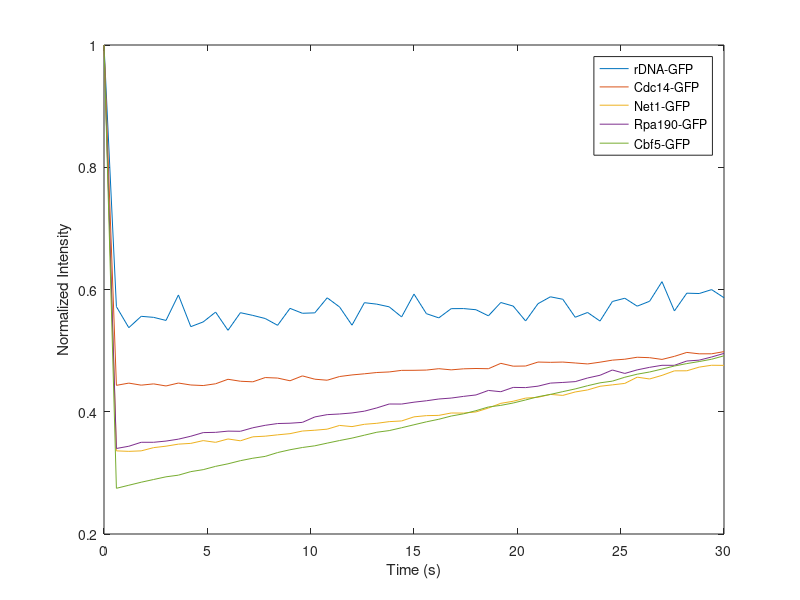

This chart was generated by the following MATLAB code:
%% Load in the data
S = load('nucleolus_frap_data.mat');
S = S.S;
%% Iterate over each fieldname
fnames = fieldnames(S);
for f = 1:numel(fnames)
    plot((30/50)*(0:50), mean(S.(fnames{f}).norm_mat)');
    if f == 1
        hold on;
    elseif f == numel(fnames)
        hold off;
    end
end
xlabel('Time (s)');
ylabel('Normalized Intensity');
legend({'rDNA-GFP', 'Cdc14-GFP', 'Net1-GFP', 'Rpa190-GFP', 'Cbf5-GFP'});